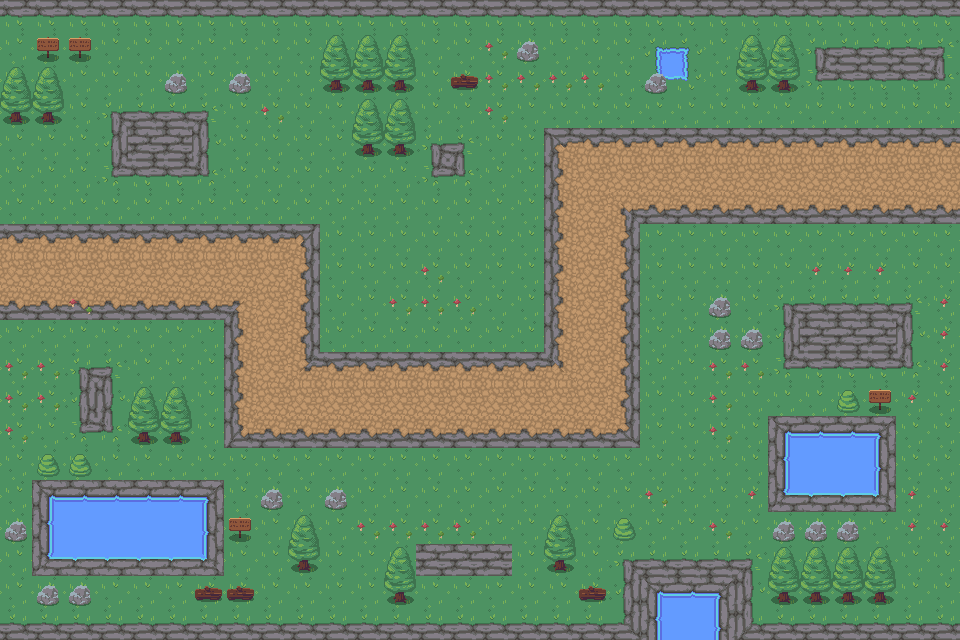

A level layout from a 2D game, rendered from its tile map. Below: a short description, then the map file with its tile-grid data intact:
An orthogonal 30x20 tile map with 32x32 px tiles, 2 tile layers (background, top) and 11 objects (enemy).

<map version="1.8" tiledversion="1.8.4" orientation="orthogonal" renderorder="right-down" width="30" height="20" tilewidth="32" tileheight="32" infinite="0" nextlayerid="7" nextobjectid="26">
 <tileset firstgid="1" source="RPG Nature Tileset.tsx" />
 <layer id="1" name="background" width="30" height="20">
  <data encoding="csv">
77,77,77,77,77,77,77,77,77,77,77,77,77,77,77,77,77,77,77,77,77,77,77,77,77,77,77,77,77,77,
142,142,142,142,142,142,142,142,142,142,142,142,142,142,142,142,142,142,142,142,69,70,142,142,142,79,117,117,117,80,
142,142,97,97,97,97,97,97,97,142,142,142,142,142,142,142,142,142,142,142,89,90,142,142,142,99,77,77,77,100,
142,142,142,79,117,117,80,142,142,142,142,142,142,97,97,87,142,142,142,142,142,142,142,142,142,142,142,142,142,142,
142,142,142,98,44,44,96,142,142,142,142,142,142,79,80,142,142,136,137,137,137,137,137,137,137,137,137,137,137,137,
142,142,142,99,77,77,100,142,142,142,142,142,142,99,100,142,142,156,147,147,147,147,147,147,147,147,147,147,147,147,
142,142,142,142,142,142,142,142,142,142,142,142,142,142,142,142,142,156,147,139,177,177,177,177,177,177,177,177,177,177,
137,137,137,137,137,137,137,137,137,138,142,142,142,142,142,142,142,156,147,158,142,142,142,142,142,142,142,142,142,142,
92,92,92,92,92,92,92,92,92,158,142,142,142,142,142,142,142,156,147,158,142,142,142,142,142,142,142,142,142,142,
177,177,177,177,177,177,177,140,92,158,142,142,142,142,142,142,142,156,147,158,142,142,142,142,79,117,117,117,80,142,
142,142,142,142,142,142,142,156,92,158,142,142,142,142,142,142,142,156,147,158,142,142,142,142,98,44,44,44,96,142,
142,142,79,80,142,142,142,156,92,159,137,137,137,137,137,137,137,160,147,158,142,142,142,142,99,77,77,77,100,142,
142,142,98,96,142,142,142,156,92,147,92,92,92,92,92,92,92,92,147,158,142,142,142,142,142,142,142,142,142,142,
142,142,99,100,142,142,142,176,177,177,177,177,177,177,177,177,177,177,177,178,142,142,142,142,16,17,17,18,142,142,
142,142,142,142,142,142,142,142,142,142,142,142,142,142,142,142,142,142,142,142,142,142,142,142,36,152,152,38,142,142,
142,16,17,17,17,17,18,142,142,142,142,142,142,142,142,142,142,142,142,142,142,142,142,142,56,57,57,58,142,142,
142,36,152,152,152,152,38,142,142,142,142,142,142,142,142,142,142,142,142,142,142,142,142,142,142,142,142,142,142,142,
142,56,57,57,57,57,58,142,142,142,142,142,142,44,44,44,142,142,142,79,117,117,117,80,142,142,142,142,142,142,
142,142,142,142,142,142,142,142,142,142,142,142,142,142,142,142,142,142,142,98,131,132,133,96,142,142,142,142,142,142,
117,117,117,117,117,117,117,117,117,117,117,117,117,117,117,117,117,117,117,118,171,172,173,116,117,117,117,117,117,117
</data>
 </layer>
 <layer id="2" name="top" width="30" height="20">
  <data encoding="csv">
0,0,0,0,0,0,0,0,0,0,0,0,0,0,0,0,0,0,0,0,0,0,0,0,0,0,0,0,0,0,
0,3,3,0,0,0,0,0,0,0,1,1,1,0,0,24,23,0,0,0,0,0,0,1,1,0,0,0,0,0,
1,1,0,0,0,23,0,23,0,0,21,21,21,0,5,24,24,24,24,0,23,0,0,21,21,0,0,0,0,0,
21,21,0,0,0,0,0,0,24,0,0,1,1,0,0,24,0,0,0,0,0,0,0,0,0,0,0,0,0,0,
0,0,0,0,0,0,0,0,0,0,0,21,21,0,0,0,0,0,0,0,0,0,0,0,0,0,0,0,0,0,
0,0,0,0,0,0,0,0,0,0,0,0,0,0,0,0,0,0,0,0,0,0,0,0,0,0,0,0,0,0,
0,0,0,0,0,0,0,0,0,0,0,0,0,0,0,0,0,0,0,0,0,0,0,0,0,0,0,0,0,0,
0,0,0,0,0,0,0,0,0,0,0,0,0,0,0,0,0,0,0,0,0,0,0,0,0,0,0,0,0,0,
0,0,0,0,0,0,0,0,0,0,0,0,0,24,0,0,0,0,0,0,0,0,0,0,0,4,4,4,0,0,
0,0,24,0,0,0,0,0,0,0,0,0,24,24,24,0,0,0,0,0,0,0,23,0,0,0,0,0,0,4,
0,0,0,0,0,0,0,0,0,0,0,0,0,0,0,0,0,0,0,0,0,0,23,23,0,0,0,0,0,4,
24,24,0,0,0,0,0,0,0,0,0,0,0,0,0,0,0,0,0,0,0,0,24,24,0,0,0,0,0,4,
24,24,0,0,1,1,0,0,0,0,0,0,0,0,0,0,0,0,0,0,0,0,24,0,0,0,22,3,4,0,
24,0,0,0,21,21,0,0,0,0,0,0,0,0,0,0,0,0,0,0,0,0,24,0,0,0,0,0,0,0,
0,22,22,0,0,0,0,0,0,0,0,0,0,0,0,0,0,0,0,0,0,0,0,0,0,0,0,0,0,0,
0,0,0,0,0,0,0,0,23,0,23,0,0,0,0,0,0,0,0,0,24,0,0,4,0,0,0,0,4,0,
23,0,0,0,0,0,0,3,0,1,0,24,24,24,24,0,0,1,0,22,0,0,24,0,23,23,23,0,4,4,
0,0,0,0,0,0,0,0,0,21,0,0,1,0,0,0,0,21,0,0,0,0,0,0,1,1,1,1,0,0,
0,23,23,0,0,0,5,5,0,0,0,0,21,0,0,0,0,0,5,0,16,17,18,0,21,21,21,21,0,0,
0,0,0,0,0,0,0,0,0,0,0,0,0,0,0,0,0,0,0,0,36,37,38,0,0,0,0,0,0,0
</data>
 </layer>
 <objectgroup id="3" name="objects">
  <object id="7" x="0.410416" y="224">
   <polygon points="0,0 319.59,0 319.59,19.6875 0,19.6875" />
  </object>
  <object id="8" x="0" y="320">
   <polygon points="0,0 0,-20.7135 243.893,-20.7135 243.893,0" />
  </object>
  <object id="9" x="224" y="320">
   <polygon points="0,0 19.4823,0 19.4823,128 0,128" />
  </object>
  <object id="10" x="243.688" y="428.107">
   <polygon points="0,0 396.312,0 396.312,19.8927 0,19.8927" />
  </object>
  <object id="11" x="619.697" y="204.518">
   <polygon points="0,0 0,223.59 20.3031,223.59 20.3031,0" />
  </object>
  <object id="12" x="640" y="204.723">
   <polygon points="0,0 320,0 320,19.2771 0,19.2771" />
  </object>
  <object id="13" x="960" y="128">
   <polygon points="0,0 0,19.6875 -414.769,19.6875 -414.769,0" />
  </object>
  <object id="14" x="563.893" y="147.893">
   <polygon points="0,0 0,222.974 -19.8927,222.974 -19.8927,0" />
  </object>
  <object id="15" x="544" y="370.661">
   <polygon points="0,0 -224,0 -224,-18.6615 0,-18.6615" />
  </object>
  <object id="16" x="320" y="370.661">
   <polygon points="0,0 -20.3031,0 -20.3031,-126.769 0,-126.769" />
  </object>
  <object id="25" name="enemy" x="-0.798604" y="269.207" width="16.8146" height="17.0198" />
 </objectgroup>
</map>
